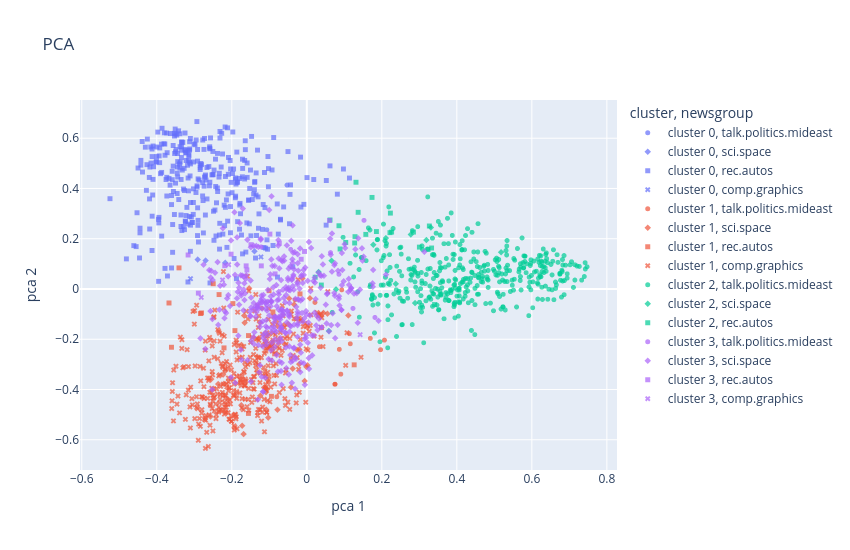

Notebook source saved alongside this figure:
### Markdown cell above
## Seeing the clusters

To draw the posts we need 2 dimensions. Two common choices:

- **PCA** projects the 20 dimensions onto the 2 directions with the largest variance. It is linear,
  and distances on the plot are faithful on a large scale.
- **t-SNE** places the points so that **neighbours stay neighbours**. Groups come out well
  separated, but the distances *between* groups and the size of each group mean nothing.

The plots are interactive: hover on a point to read the post, click on the legend to hide a cluster.
Colour is the cluster, the marker is the true newsgroup.

### Code cell
import plotly.express as px
from sklearn.decomposition import PCA
from sklearn.manifold import TSNE

points = pd.DataFrame({
    "cluster": [f"cluster {j}" for j in labels],
    "newsgroup": group_names[y],
    "post": [d.strip()[:150].replace("\n", " ") + "..." for d in raw_docs],
})
order = {"cluster": [f"cluster {j}" for j in range(4)]}

pca_2d = PCA(n_components=2, random_state=0).fit_transform(Z)
points["pca 1"], points["pca 2"] = pca_2d[:, 0], pca_2d[:, 1]

fig = px.scatter(points, x="pca 1", y="pca 2", color="cluster", symbol="newsgroup",
                 hover_data={"post": True, "pca 1": False, "pca 2": False},
                 category_orders=order, opacity=0.7, title="PCA", width=850, height=550)
fig.update_traces(marker_size=5)
fig.show()

### Figure 1 — Plotly figure (JSON) as saved in the notebook; plotly's stock layout.template omitted (floating-point values rounded to 4 significant figures; data arrays with more than 128 entries replaced by an {"elided": "..."} marker saying what was removed)
{"data": [{"customdata": [[">   >  Besides, there's no case that can be made for US military involvement   >  there that doesn't apply equally well to, say, Liberia, Angola, or  ..."], ["This is nonsense. I lived in the Negev for many years and I can say for sure that no Beduins were \"moved\" or harmed in any way. On the contrary, their..."]], "hovertemplate": "cluster=cluster 0<br>newsgroup=talk.politics.mideast<br>post=%{customdata[0]}<extra></extra>", "legendgroup": "cluster 0, talk.politics.mideast", "marker": {"color": "#636efa", "opacity": 0.7, "size": 5, "symbol": "circle"}, "mode": "markers", "name": "cluster 0, talk.politics.mideast", "showlegend": true, "type": "scattergl", "x": [-0.1066, -0.05272], "xaxis": "x", "y": [0.2357, 0.4135], "yaxis": "y"}, {"customdata": [["If you want to have some fun.  Plug the basic formulas  into Lotus.  Use the spreadsheet auto re-calc,  and graphing functions to produce  bar graphs ..."], ["The situation in this regard has changed considerably in recent years. See the discussion of \"high-power rocketry\" in the rec.models.rockets frequentl..."], ["Let's see. These aren't, in a strict sense, amateur rockets. That term denotes rockets, the engines of which are constructed by the user. The rockets ..."], ["on Date: Sat, 3 Apr 1993 12:38:50 GMT, Paul Dietz <dietz@cs.rochester.edu>  /in essence, holding a match under the nozzle, is just *nuts*.  One /thing..."]], "hovertemplate": "cluster=cluster 0<br>newsgroup=sci.space<br>post=%{customdata[0]}<extra></extra>", "legendgroup": "cluster 0, sci.space", "marker": {"color": "#636efa", "opacity": 0.7, "size": 5, "symbol": "diamond"}, "mode": "markers", "name": "cluster 0, sci.space", "showlegend": true, "type": "scattergl", "x": [-0.291, -0.2699, -0.2175, -0.1396], "xaxis": "x", "y": [0.1171, 0.1131, 0.1043, 0.1501], "yaxis": "y"}, {"customdata": {"elided": "324x1 str values"}, "hovertemplate": "cluster=cluster 0<br>newsgroup=rec.autos<br>post=%{customdata[0]}<extra></extra>", "legendgroup": "cluster 0, rec.autos", "marker": {"color": "#636efa", "opacity": 0.7, "size": 5, "symbol": "square"}, "mode": "markers", "name": "cluster 0, rec.autos", "showlegend": true, "type": "scattergl", "x": {"elided": "324 float values"}, "xaxis": "x", "y": {"elided": "324 float values"}, "yaxis": "y"}, {"customdata": [["Hi Folks,     Does anyone have a copy of Playmation they'd be willing to sell me.  I'd  love to try it out, but not for the retail $$$.  If you have m..."], ["Just because the 68070 can run upto 15Mhz doesn't mean the CD-I is running at that speed.  I said -> I understand it is a 68070 running at something l..."]], "hovertemplate": "cluster=cluster 0<br>newsgroup=comp.graphics<br>post=%{customdata[0]}<extra></extra>", "legendgroup": "cluster 0, comp.graphics", "marker": {"color": "#636efa", "opacity": 0.7, "size": 5, "symbol": "x"}, "mode": "markers", "name": "cluster 0, comp.graphics", "showlegend": true, "type": "scattergl", "x": [-0.3101, -0.1223], "xaxis": "x", "y": [0.0411, 0.1276], "yaxis": "y"}, {"customdata": [["If you want info claiming that blacks were brought to earth 60 trillion years ago by Aliens from the plante Shabazz, I can send you literature from th..."], ["Chris, solid job at discussing the inherent Nazism in Mr. Davidsson's post. Oddly, he has posted an address for hate mail, which I think we should all..."], ["THE FOLLOWING POSTING WAS FORGED IN MY NAME! PLEASE IGNORE SUCH POSTINGS!  [FORGED] Newsgroups:soc.culture.turkish,talk.politics.mideast,talk.politics..."], ["This post has all the earmarks of a form program, where the user types in a nationality or ethnicity and it fills it in in certain places in the story..."], ["Henrik (?),  Your ignorance manifests itself in an awkward form of intransigence. I'm not going to spend time to review with you the recent history of..."], ["In Re:Syria's Expansion, the author writes that the UN thought Zionism was Racism and that they were wrong.  They were correct the first time, Zionism..."], ["Hey Serdar,            What nationality are you anyway? You are the supreme geek of geekdom of the usenet. You are laeding a totally useless and futil..."], ["There is a very narrow margin of stupidity between accepting my references and those of the Greeks, and you just said you'd rather do the latter! That..."], ["[JLE] Q: How many occupying israeli soldiers (terrorists) does it [JLE] take to kill a 5 year old native child? [JLE] A: Four [JLE] Two fasten his arm..."], ["But what is Hasan B. Multu's middle name?  I'm not sure, but I heard it was \"Bibo\".  I also seem to recall that \"Argic\" is Azari for \"bites the wax Ma..."], ["I don't know how to reach Serdar, but you might be able to reach his sysadmin by email, phone, or snail-mail.  Here is information from rs.internic.ne..."], ["This post has all the earmarks of a form program, where the user types in    a nationality or ethnicity and it fills it in in certain places in the st..."], ["The problem if  transffering US government files about Yigal Arens and some other similar persons does or does not violate a federal or a local Americ..."], ["---------- Don't worry, Danny, every blatantly violent and abusive posting made by  Hamzah is immediately forwarded to the operator of the system in w..."], ["As one who was born in Quebec and worked in Montreal, I feel I must defend the reputation of McGill University. It is a fine, old, creditable institut..."], ["David posts a good translation of a post by Suat Kinikliouglu:  [most of the original post elided]     [KK] ***** VATAN SEVGISI RUHLARI KIRDEN KURTARA..."], ["Yesterday, I watched an outstanding documentary on PBS prepared for Frontline by the documentary consortia.  It is called \"Memory of the camps\" and sh..."], ["Dear friends,  I am a graduate student in Education at the University of Tennessee. As part of the requirements for a research class in music educatio..."]], "hovertemplate": "cluster=cluster 1<br>newsgroup=talk.politics.mideast<br>post=%{customdata[0]}<extra></extra>", "legendgroup": "cluster 1, talk.politics.mideast", "marker": {"color": "#EF553B", "opacity": 0.7, "size": 5, "symbol": "circle"}, "mode": "markers", "name": "cluster 1, talk.politics.mideast", "showlegend": true, "type": "scattergl", "x": [0.1159, 0.03359, 0.09064, 0.07508, 0.03089, 0.1693, 0.08665, -0.03126, 0.1967, 0.03209, -0.08002, 0.07508, 0.2069, -0.04162, -0.12, 0.09313, 0.02167, 0.1134], "xaxis": "x", "y": [-0.218, -0.2298, -0.3389, -0.3789, -0.1003, -0.1965, -0.2401, -0.04282, -0.2416, -0.1047, -0.429, -0.3789, -0.2035, -0.2764, -0.07668, -0.003368, -0.05336, -0.1779], "yaxis": "y"}, {"customdata": [["[questions and issues WRT congress raised and discussed}  Dennis Replies; ...  Dennis, why must you always see things in black and white terms? :-)  -..."], ["The most current orbital elements from the NORAD two-line element sets are carried on the Celestial BBS, (513) 427-0674, and are updated daily (when p..."], ["==========================                                OZONE GIF IMAGES                                 April 15, 1993                          ===..."], ["There is a wonderful book by Jean Meeus called \"Astronomical Algorithms,\" (1991) which I am fairly sure contains an algorithm for sunrise and sunset t..."], ["Reply address: mark.prado@permanet.org  If anyone knows anyone else who would like to get sci.space, but doesn't have an Internet feed (or has a crypt..."], ["Tonigth a TV journal here in Brasil announced that an object, beyond Pluto's orbit, was found by an observatory at Hawaii. They named the object Karla..."], ["The NASM photo archives are open to the public.  All (or almost all) still pictures in the collection are available for viewing, but I don't know abou..."], ["Is there a few Grasp pictures of space related items, namely Space Station Designs, so you can see the \"finished\" revolt around..  If you don't know w..."], ["I am a newbie to the net, and I am trying to get some information for a paper I am working on to get back into college.  If anyone can send me data on..."], ["Archive-name: space/math Last-modified: $Date: 93/04/01 14:39:12 $  PERFORMING CALCULATIONS AND INTERPRETING DATA FORMATS      COMPUTING SPACECRAFT OR..."], ["A practical suggestion, to be sure, but one could *also* peek into news.lists, where Brian Reid has posted \"USENET Readership report for Mar 93.\" Anot..."], ["News-Software: UReply 3.1 X-X-From: Wingert@VNET.IBM.com (Bret Wingert)             <C5uBn5.tz@zoo.toronto.edu>   ====================================..."], ["Hi Folks not exactly certain if this is the best place to ask, but I am searching for a summer internship in engineering.  I will be graduating in ear..."], ["Sorry folks, I should have done this, and meant to just after i hit the  send key...  Orbital Elements of Comet 1977VII (from Dance files)  p(au)     ..."], ["Hi,      I'm writing a science fiction script and I'm looking for some answers to questions regarding the Moon and Earth. My starting point is an impo..."], ["I think Mark was talking about making it available to people who didn't have email in the first place.  If anybody in the Boston area wants a sci.spac..."], ["a  What about positional uncertainties in S-L 1993e?   I assume we know where and what Galileo is doing within a few meters.   But without the HGA,  d..."], ["The most current orbital elements from the NORAD two-line element sets are carried on the Celestial BBS, (513) 427-0674, and are updated daily (when p..."], ["Oh, and us with the big degrees don't got imagination, huh?  The alleged dichotomy between imagination and knowledge is one of the most pernicious fal..."], ["I read it refered to as the \"parabolic cross-section\" rule; the idea was that if you plot the area of the fuselage cross- section as a function of the..."], ["From article <C5owCB.n3p@world.std.com>, by tombaker@world.std.com (Tom A Baker):   My understanding is that the 'expected errors' are basically known..."], ["It has been known for quite a while that the earth is actually more pear shaped than globular/spherical.  Does anyone make a \"globe\" that is accurate ..."], ["Level 5 refers to the Carnegie-Mellon Software Engineering Institute's Capability Maturity Model.  This model rates software development org's from1-5..."], ["This notice will be posted weekly in sci.space, sci.astro, and sci.space.shuttle.      The Frequently Asked Questions (FAQ) list for sci.space and sci..."], ["Kudos to Mark for his generous offer, but there already exists a large (email-based) forwarding system for sci.space posts:  Space Digest. It mirrors ..."], [">\tIf the  new  Kuiper belt object *is*  called 'Karla', the next    >one  should be called 'Smiley'.     Unless I'm imaging things, (always a possibil..."], ["Thanks again.  One final question.  The name Gehrels wasn't known to me before this thread came up, but the May issue of Scientific American has an ar..."], ["Also in pure speculation:  Parity errors in memory or previously known conditions that were waivered.    \"Yes that is an error, but we already knew ab..."], ["Archive-name: space/data Last-modified: $Date: 93/04/01 14:39:07 $  ONLINE AND OTHER SOURCES OF IMAGES, DATA, ETC.   INTRODUCTION      A wide variety ..."], ["I have the \"osculating elements at perigee\" of an orbit, which I need to convert to something useful, preferably distance from the earth in evenly spa..."], ["There is a nice little tool in Lucid emacs. It's called \"calendar\". On request it shows for given longitude/latitude coordinates times for sunset and ..."], ["WHile we are on the subject of the shuttle software.  what ever happened to the hypothesis  that the shuttle flight software was a major factor in the..."], ["Well, we got some responses and are doing some interviews with interesting responders. However, just in case the other posting was overlooked by an in..."], ["SEI Level 5 (the highest level -- the SEI stands for Software Engineering Institute).  I'm not sure, but I believe that this rating only applies to th..."], ["Hi all,      I'm trying to get mailing addresses for the following companies.  Specifically, I need addresses for their personnel offices or like bure..."], ["We run \"SpaceNews & Views\" on our STAREACH BBS, a local operation running WWIV software with the capability to link to over 1500 other BBS's in the U...."], ["In my last post I referred to Michael Adams as \"Nick.\"  Completely my error; Nick Adams was a film and TV actor from the '50's and early '60's (rememb..."], ["Thanks Ron and Peter for some very nice maps.  I have an advice though.  You wrote that the maps were reduced to 256 colors.  As far ad I understand J..."], ["An excellent reference for non-technical readers on the ORION system is \"The Starflight Handbook\", by Eugene Mallove and Gregory Matloff, ISBN 0-471-6..."], ["I think this is a little inaccurate, based on Feynman's account of the software-development process *before* the standdown.  Fred is basically correct..."], ["Don't you think it would be better to E-mail back to you that we read sci.space so that you can count them and every server in the world does not have..."], ["Sigh. \tI try to make a little joke, I try to inject some humour here and what happens?  In the immortal words of Foghorn Leghorn:  \t\"I say, that was a..."], ["Will someone tell an ignorant physicist where the term \"Level 5\" comes from? It sounds like the RISKS Digest  equivalent of Large, Extra Large, Jumbo...."], ["According to a Software engineering professor here, what was actually rated level five was an ibm unit which produced part of the software for the shu..."], [": I have 19 (2 MB worth!) uuencode'd GIF images contain charts outlining : one of the many alternative Space Station designs being considered in : Cry..."], ["Yes, the Phobos mission did return some useful data including images of Phobos itself. The best I've seen had a surface resolution of about 40 meters...."], ["Could someone please send me the basics of the NASP project: 1. The proposal/objectives 2. The current status of the project/obstacles encountered 3. ..."], ["================================================================= I am posting this for someone else.  Please respond to the  address listed below.  P..."], ["Nick Haines sez;  Level 5?  Out of how many?  What are the different levels?  I've never heard of this rating system.  Anyone care to clue me in?  -To..."], ["zillion lines in response to article <1993Apr18.034101.21934@iti.org>, in which Allen wrote a zillion lines in response to article <17APR199316423628@..."], ["My understanding is that the 'expected errors' are basically    known bugs in the warning system software - things are checked    that don't have the ..."], ["A good summary has been posted (thanks), but I wanted to add another comment. I remeber reading the comment that General Dynamics was tied into this, ..."], ["Nick Haines sez;    >(given that I've heard the Shuttle software rated as Level 5 in    >maturity, I strongly doubt that this [having lots of bugs] is..."]], "hovertemplate": "cluster=cluster 1<br>newsgroup=sci.space<br>post=%{customdata[0]}<extra></extra>", "legendgroup": "cluster 1, sci.space", "marker": {"color": "#EF553B", "opacity": 0.7, "size": 5, "symbol": "diamond"}, "mode": "markers", "name": "cluster 1, sci.space", "showlegend": true, "type": "scattergl", "x": [-0.05, -0.1103, -0.1083, -0.0009774, -0.2092, -0.2175, -0.167, -0.08045, -0.2211, -0.1748, 0.1106, -0.0199, -0.2232, -0.1017, -0.03759, 0.05501, -0.1657, -0.1103, -0.1537, 0.001929, -0.1255, -0.2549, -0.1324, -0.07822, -0.0422, -0.01178, -0.005727, -0.04695, -0.1685, -0.2569, -0.1743, -0.06095, -0.2175, 0.03693, -0.1119, -0.1088, -0.02025, -0.2363, -0.124, 0.008291, 0.001555, 0.04426, -0.03374, -0.0261, -0.1139, -0.106, -0.1029, -0.1723, -0.07803, -0.1042, -0.08149, -0.1278, -0.05869], "xaxis": "x", "y": [-0.1398, -0.394, -0.4799, -0.3098, -0.4403, -0.4872, -0.1061, -0.2565, -0.3772, -0.4623, -0.1052, -0.2404, -0.3408, -0.3708, -0.3169, -0.09825, -0.1344, -0.394, 0.00268, -0.3037, -0.1329, -0.3587, -0.2693, -0.4806, -0.3911, 0.04229, -0.3661, -0.03793, -0.5774, -0.5075, -0.2224, -0.1442, -0.326, -0.1104, -0.342, -0.4107, -0.299, -0.3782, -0.4249, -0.03678, -0.1531, -0.09493, -0.062, -0.2419, -0.3918, -0.3987, -0.5117, -0.544, -0.1474, -0.3617, -0.1298, -0.1954, -0.22], "yaxis": "y"}, {"customdata": [["We are working on gas-solid adsorption air-con system for auto applications. In this kind of system, the energy for regenerating the adsorbent is from..."], ["Hi Netters \tI want to know if 13500 (w/o tax) is a good deal for 1993 Mazda 626 DX How is the performance review so far on Mazda 626. Is it a good buy..."], ["Monthly posting regarding the Buick Grand National / Regal T-Type mailing list.  This list is for owners and other parties interested in the 82-87 Bui..."], ["Consumer Reports once wrote about the S-10 Blazer that it \"shook and rattled like a tired taxi cab\".  There is one noise that is expecially irritating..."], ["\"Through a single data point, you can draw any line you want.\" -- Dr. S. Bart Childs, Professor, Texas A&M Dept. of Computer Science   Both my pastor'..."], ["Hello Netters,  I would like to find out information about a device that is used on vans and trucks. This device is a step that hooks onto the tire an..."], ["Is there anyone out there in NetLand that has/has had one of these?   Can someone give me a non-Consumer Reports review (or point me to a source) ??? ..."], ["Could we plase cease this discussion.  I fail to see why people feel the need  to expound upon this issue for days and days on end.  These areas are n..."], ["Sorry I can't help you with your question, but I do have a comment to make concerning aftermarket A/C units.  I have a Frost-King or Frost-Temp (forge..."], ["I was lloking at the Geo Prizm Lsi today (very nice).  Anyway, I had a questions that the salesperson couldn't answer.  How does the theft deterrent o..."], ["rboudrie@chpc.org (Rob Boudrie) writes...     FOR DISCUSSION PURPOSES ONLY  On the other hand, if it can be proven, it's possible the changed  terms c..."], ["I am presently doing a masters thesis to do with traffic intersections in  New Zealand but a lot of the books I am researching from, are from America ..."], ["I have the EuroWiper boots in White and had to throw away the first pair since I found no way of cleaning them after they looked almost black. Now I h..."], ["You can go to the DMV and ask for their listing.  Although I don't know where you may actually buy a copy, you can use theirs for your perusal.  In Ca..."], ["Please satisfy my curiosity. I'm interested in finding out who is using the e-mail system. Please do not flood me with mail after April 21st. Thanks! ..."], ["I just wanted to thank all the netters out there who either posted a response or sent e-mail regarding my ignition kill question. Now that I know how ..."], ["I use the ashtray to keep change and other items in. I converted the  cigarette lighter into a volume control knob for my in trunk subwoofer!         ..."], ["Newsgroups: rec.autos,rec.autos.vw Subject: Re: Quick question Summary: Expires: Sender: Reply-To: ct22@cunixa.cc.columbia.edu (Constantino  Tobio) Fo..."], ["Archive-Name: rec-autos/part2  Automotive Mailing Lists (Electronic Mail, that is):  [last updated 3/17/93; new lotus, exotic cars list subscription i..."], ["Thanks to everyone who responded to my Honda Accord break question. It does seem that the master cylinder is bad. I will have my mechanic double check..."], ["Archive-Name: rec-autos/part6  [New article as of 4 February 1993 -- rpw]   Many people want to set up mailing lists for their favorite automotive top..."], ["xSorry to repost this again so soon, but xthe information from my earlier post was xdeleted from our system. xI am looking for information concerning ..."]], "hovertemplate": "cluster=cluster 1<br>newsgroup=rec.autos<br>post=%{customdata[0]}<extra></extra>", "legendgroup": "cluster 1, rec.autos", "marker": {"color": "#EF553B", "opacity": 0.7, "size": 5, "symbol": "square"}, "mode": "markers", "name": "cluster 1, rec.autos", "showlegend": true, "type": "scattergl", "x": [-0.361, -0.1972, -0.08565, -0.3408, -0.1554, -0.3675, -0.1558, -0.0182, -0.1005, -0.09444, 0.03908, -0.09041, -0.2495, -0.1918, -0.2262, -0.1094, -0.2338, 0.1264, -0.1067, -0.2808, -0.2208, -0.2836], "xaxis": "x", "y": [-0.2318, -0.05821, -0.258, 0.08419, -0.1856, -0.0556, -0.4949, -0.01941, -0.006898, -0.427, -0.1538, -0.09153, 0.02083, -0.1658, -0.4823, -0.2468, -0.02244, -0.3017, -0.2331, -0.09508, -0.2341, -0.09783], "yaxis": "y"}, {"customdata": {"elided": "363x1 str values"}, "hovertemplate": "cluster=cluster 1<br>newsgroup=comp.graphics<br>post=%{customdata[0]}<extra></extra>", "legendgroup": "cluster 1, comp.graphics", "marker": {"color": "#EF553B", "opacity": 0.7, "size": 5, "symbol": "x"}, "mode": "markers", "name": "cluster 1, comp.graphics", "showlegend": true, "type": "scattergl", "x": {"elided": "363 float values"}, "xaxis": "x", "y": {"elided": "363 float values"}, "yaxis": "y"}, {"customdata": {"elided": "405x1 str values"}, "hovertemplate": "cluster=cluster 2<br>newsgroup=talk.politics.mideast<br>post=%{customdata[0]}<extra></extra>", "legendgroup": "cluster 2, talk.politics.mideast", "marker": {"color": "#00cc96", "opacity": 0.7, "size": 5, "symbol": "circle"}, "mode": "markers", "name": "cluster 2, talk.politics.mideast", "showlegend": true, "type": "scattergl", "x": {"elided": "405 float values"}, "xaxis": "x", "y": {"elided": "405 float values"}, "yaxis": "y"}, {"customdata": [["Sterrenkundig symposium 'Compacte Objecten'                                              op 26 april 1993   In het jaar 1643, zeven jaar na de opricht..."], ["Piper lived in my town (Williamsport, PA) when he killed himself.  It was in the early '60's.  He had had more than a few books published by that time..."], ["Hum, do you enjoy putting words in my mouth?  Come to Nome and meet some of these miners.. I am not sure how things go down south in the lower 48 (I u..."], ["Lot's of these small miners  are no longer miners.  THey are people living rent free on Federal land,  under the claim of being a miner.  The facts ar..."], ["Early to mid June.   If they think the public wants to see it they will carry it. Why not write them and ask? You can reach them at:                  ..."], ["From: \"Phil G. Fraering\" <pgf@srl03.cacs.usl.edu>     > Finally: this isn't the Bronze Age, [..]    > please try to remember that there are more human..."], ["They aren't going to leave a loophole as glaring as space mining.  Quite a few of those people are, when you come right down to it, basically against ..."], ["In my first posting on this subject I threw out an idea of how to fund such a contest without delving to deep into the budget.  I mentioned granting m..."], ["+At one time there was speculation that the first spacewalk  +(Alexei Leonov ?) was a staged fake. + +Has any evidence to support or contradict this c..."], ["Now, I had put a Wink at the end of my suggestion indicating it was intensely sarcastic.  I can't help it if everyone got all serious.  Ross.  \tI neve..."], ["This isn't inherently bad.  This isn't really light pollution since it will only be visible shortly before or after dusk (or during the day).  (Of cou..."], ["From: <tom> Subject: computer cult  From scott Fri Apr 23 16:31:21 1993 Received: by igc.apc.org (4.1/Revision: 1.77 ) \tid AA16121; Fri, 23 Apr 93 16:..."]], "hovertemplate": "cluster=cluster 2<br>newsgroup=sci.space<br>post=%{customdata[0]}<extra></extra>", "legendgroup": "cluster 2, sci.space", "marker": {"color": "#00cc96", "opacity": 0.7, "size": 5, "symbol": "diamond"}, "mode": "markers", "name": "cluster 2, sci.space", "showlegend": true, "type": "scattergl", "x": [0.05876, 0.03129, 0.1772, 0.3188, 0.07793, 0.3307, 0.2108, 0.2373, 0.518, 0.06603, 0.2773, 0.2887], "xaxis": "x", "y": [-0.1669, 0.06769, 0.1761, 0.1949, -0.001391, 0.2447, 0.2024, 0.02054, 0.1463, 0.1126, 0.2168, -0.05603], "yaxis": "y"}, {"customdata": [["The girl's OK, actually, and she recovered well enough to go home.  I don't know if she has any permanent damage, though.  Just in case anybody was co..."], ["(Neil Williams) writes...  #  #As long as we're on the subject... Several years ago myself and two others #were riding in the front of a Toyota pickup..."], ["A while back I asked for help in defending a traffic ticket I received.  In short:      The ticket was for not stopping at a stop sign. Given the cond..."], ["#>This happened about a year ago on the Washington DC Beltway. #>Snot nosed drunken kids decided it would be really cool to #>throw huge rocks down on..."], ["I think this is getting a little overheated.  Highway robbers have been a part of life since the Middle Ages at least.  It's human nature to look at h..."], ["THis is from the same people who make the claim that our minivan is outsellin theirs.... implying that the Nissan Quest/ Murcury Villager are out-sell..."], ["Such submissions have been made before, e.g. regarding Jews.    All you Dirty Harry types, eager to pull a gun on  some scum guilty of  scratching you..."], ["Yes, Fred, my heart and prayers go out to the mother and others who have  been victims of these and other senseless crimes.   However, I feel that you..."], [": >>  : >I'm not going to argue the issue of carrying weapons, but I would ask you if  : >you would have thought seriously about shooting a kid for se..."], ["This isn't anything new.  Back in 1985 I was driving under a high overpass at night on I-805 in San Diego when I caught a glimpse of someone on the ov..."], [">How about the thousands of kind teenagers who volunteer at local    >agencies to help children, seniors, the homeless?     Hear, hear!  Thanks, Robbi..."], ["Several chemists already have come up with several substitutes for R12.  You don't hear about them because the Mobile Air Conditioning Society (MACS),..."], ["Society, as we have known it, it coming apart at the seams! The basic reason is that human life has been devalued to the point were killing someone is..."], ["The same place single men do, wallet in back pocket, comb in other back pocket, keys in front pocket, knive in other from pocket, pen in shirt pocket,..."], ["(I deleted your name because I don't want to sound accusative in my remark) I'm not going to argue the issue of carrying weapons, but I would ask you ..."], ["Yo! Watch the attributions--I didn't say that!  Again, this isn't an appropriate forum for discussions on whether you should shoot someone for propert..."], ["That is absolutely correct.  They have a streak of meanness that runs much deeper and stronger than anything I ever experienced even during the height..."], ["Perhaps it is because witnesses who have left the compound have all testified that the BATF shot first, they they did not identify themselves before t..."], ["I can't tell if Matt is being sarcastic here or not, but to be honest, many automobiles are worth far more to their owners (in $$ value and $$ investm..."], ["It seems sad that people lose all perspective when they here about a case of violence by teenagers...  For a little perspective:  How about the thousa..."], ["I'm considering switching to Geico insurance, but have heard that they do not assign a specific agent for each policy or claim.  I was worried that th..."], ["Hear, hear!  Thanks, Robbie.  You also don't read that much about violence *against* teenagers, such as George Bush burying alive tens of thousands of..."]], "hovertemplate": "cluster=cluster 2<br>newsgroup=rec.autos<br>post=%{customdata[0]}<extra></extra>", "legendgroup": "cluster 2, rec.autos", "marker": {"color": "#00cc96", "opacity": 0.7, "size": 5, "symbol": "square"}, "mode": "markers", "name": "cluster 2, rec.autos", "showlegend": true, "type": "scattergl", "x": [0.2216, 0.1038, 0.1854, 0.1369, 0.06207, 0.2842, 0.3232, 0.3408, 0.1311, 0.1287, 0.02241, 0.08575, 0.3328, 0.1276, 0.1572, 0.2227, 0.3266, 0.3, 0.1739, 0.08882, 0.2262, 0.03866], "xaxis": "x", "y": [0.2241, 0.1853, 0.2284, 0.3052, 0.2745, 0.2261, 0.1573, -0.06205, 0.4248, 0.2082, 0.04679, 0.2516, 0.1629, 0.1832, 0.2174, 0.3017, 0.2505, 0.1665, 0.3645, 0.1593, 0.2264, 0.01547], "yaxis": "y"}, {"customdata": [["I do (did) contribute to the ARF mortgage fund but when interest rates plumetted, I just paid it off.  The problem is, I couldn't convince Congress to..."], ["And anyone who doesn't agree with you is, by your own definitions, a \"useless fart\".  Just like any text that disputes your own \"findings\" is always d..."], ["----------------------------Original message----------------------------                                                                     D\"SB  Min..."], ["The investment was there in the form of huge tax breaks, and employer benfits.  You are overlooking the difference that these could have made to any c..."], ["1. There is a similar idea here in ex-USSR about how many militioners it needs    to place a new electric lamp. The answer is nine: one stays on a tab..."], ["Mack posted:  \"I know nothing about statistics, but what significance does the relatively small population growth rate have where the sampling period ..."], ["Already say it the other week on CBC Snoozeworld   Yeah, I thought Bonanza was full of lies about the West...                   Why the hell would suc..."]], "hovertemplate": "cluster=cluster 3<br>newsgroup=talk.politics.mideast<br>post=%{customdata[0]}<extra></extra>", "legendgroup": "cluster 3, talk.politics.mideast", "marker": {"color": "#ab63fa", "opacity": 0.7, "size": 5, "symbol": "circle"}, "mode": "markers", "name": "cluster 3, talk.politics.mideast", "showlegend": true, "type": "scattergl", "x": [0.08563, -0.04288, 0.1817, 0.123, -0.1217, 0.06327, 0.1525], "xaxis": "x", "y": [0.05846, 0.1575, -0.1132, -0.07728, 0.1674, 0.1448, 0.2731], "yaxis": "y"}, {"customdata": {"elided": "359x1 str values"}, "hovertemplate": "cluster=cluster 3<br>newsgroup=sci.space<br>post=%{customdata[0]}<extra></extra>", "legendgroup": "cluster 3, sci.space", "marker": {"color": "#ab63fa", "opacity": 0.7, "size": 5, "symbol": "diamond"}, "mode": "markers", "name": "cluster 3, sci.space", "showlegend": true, "type": "scattergl", "x": {"elided": "359 float values"}, "xaxis": "x", "y": {"elided": "359 float values"}, "yaxis": "y"}, {"customdata": [["Hmmm....I was listening to the local radio expert (who is, amazingly enough, an Honest-to-God Expert(tm); it's amazing what he knows...),  and he said..."], ["recently-manufactured locomotives have wheel-slip detection systems that use frequencies shared with police radar (i forget which band). these will se..."], ["Well, before we start calling the Engineering folks in France a bunch of braindeads for this...    My 1979 Mercury Capri had this lovely feature. This..."], ["I'm no mustang head, but don't the early ones have a simple strut suspension (that is, with no upper A-arm)?  Just a strut going down to a lower contr..."], ["Hi.. Me and My roomate are going to redecorate the \"living room\" and  we thought it would be a cool idea to have a license plate from every  state in ..."], ["The big win with the V-1 is not its range but rather its directionality and multiple-transmitter tracking (which you later called a \"gimmick\" -- a con..."], ["Just an comment:  I don't like it when people decide what's good for me... If you think you're going to decide anything for me, you'd better be  carry..."], ["#>In article <1993Apr15.222600.11690@research.nj.nec.com>   #>>  ... #>> \tSeveral chemists already have come up with several substitutes for #>> R12. ..."], ["But, those chips are probably inside a custom chip, (to make it smaller and use less power) and the preset/data pins are not going to be available. It..."], ["Hey, I'm a \"Macho Real Man\" and I DO read it.  So I can criticize it all I want, especially since I pay for the publication. (They accept no outside a..."], ["Personally, i wouldn't use the $1.29 product from KMart. I knew about this previously, but this past weekend on PBS's MotorWeek Pat Goss  (their resid..."], ["...and in San Francisco recently, some of our finest examples of humanity poured oil over a road so that vehicles going uphill would suddnely become i..."], ["These substitutes exist, and at this time are available. Its the future availability that is in doubt.  1) GHG-12  Get it from People's Welding Supply..."], ["A little bit off of the subject but here goes yes he is one in the same (i.e. Chevrolet Motor Div) also his brother Gaston raced at Indy and was the w..."]], "hovertemplate": "cluster=cluster 3<br>newsgroup=rec.autos<br>post=%{customdata[0]}<extra></extra>", "legendgroup": "cluster 3, rec.autos", "marker": {"color": "#ab63fa", "opacity": 0.7, "size": 5, "symbol": "square"}, "mode": "markers", "name": "cluster 3, rec.autos", "showlegend": true, "type": "scattergl", "x": [-0.07344, -0.2188, -0.09856, -0.1488, -0.08459, -0.2019, 0.06065, -0.1214, -0.3163, -0.005969, -0.2893, -0.1616, -0.1598, -0.01493], "xaxis": "x", "y": [0.1821, 0.09268, 0.2182, 0.1763, 0.06031, 0.1385, 0.2724, 0.09225, 0.1354, 0.1495, -0.01661, 0.09227, 0.07588, 0.1183], "yaxis": "y"}, {"customdata": [["It should have been made fairly clear that the *most* Crimson would ever get was a 150 (75 old style) MHz CPU upgrade.  Certainly this was mentioned o..."], ["Wouldn't this require a hyper-sphere.  In 3-space, 4 points over specifies a sphere as far as I can see.  Unless that is you can prove that a point ex..."], ["A 3DO marketing rep. recently offered a Phillips marketing rep. a $100 bet that 3DO would have boxes on the market on schedule.  The Phillips rep. dec..."], ["Yeah, and it's also true most long complicated sequences of events, calculations, or big computer programs in general.  I don't argue that you can get..."], ["No.  That's *not* what I was complaining about, nor did I intend to suggest that DEC was any better than SGI (let me tell you about the Lynx some day,..."], ["I saw this subject and all I could think of was a parade at Wrigley Field in Chicago.  Or maybe it's just me.   :)   --  Marc Cooper - Graphics Progra..."]], "hovertemplate": "cluster=cluster 3<br>newsgroup=comp.graphics<br>post=%{customdata[0]}<extra></extra>", "legendgroup": "cluster 3, comp.graphics", "marker": {"color": "#ab63fa", "opacity": 0.7, "size": 5, "symbol": "x"}, "mode": "markers", "name": "cluster 3, comp.graphics", "showlegend": true, "type": "scattergl", "x": [-0.2248, 0.03724, -0.2814, -0.09872, -0.2083, 0.1421], "xaxis": "x", "y": [0.036, -0.1514, -0.03345, -0.04971, 0.09685, -0.1817], "yaxis": "y"}], "layout": {"height": 550, "legend": {"title": {"text": "cluster, newsgroup"}, "tracegroupgap": 0}, "title": {"text": "PCA"}, "width": 850, "xaxis": {"anchor": "y", "domain": [0, 1], "title": {"text": "pca 1"}}, "yaxis": {"anchor": "x", "domain": [0, 1], "title": {"text": "pca 2"}}}}
